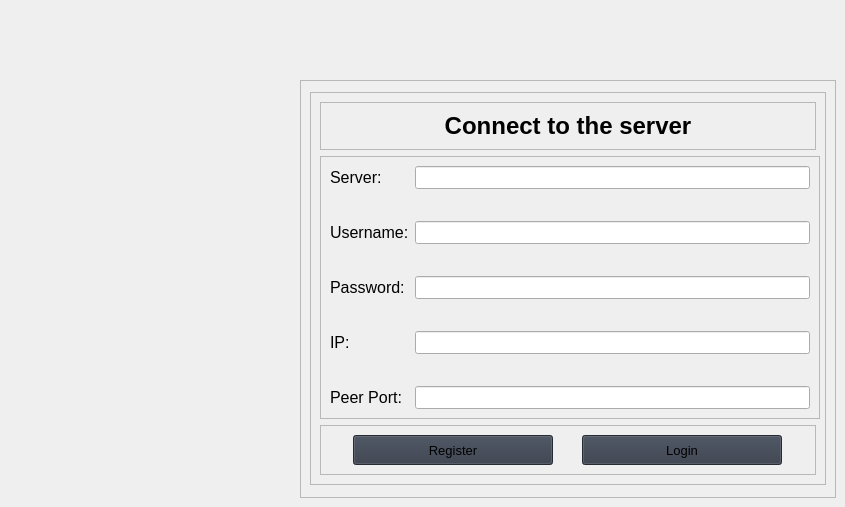
                     <widget class="QWidget" name="homePage">
                      <property name="styleSheet">
                       <string notr="true"/>
                      </property>
                      <widget class="QFrame" name="frame_11">
                       <property name="geometry">
                        <rect>
                         <x>300</x>
                         <y>80</y>
                         <width>536</width>
                         <height>418</height>
                        </rect>
                       </property>
                       <property name="frameShape">
                        <enum>QFrame::StyledPanel</enum>
                       </property>
                       <property name="frameShadow">
                        <enum>QFrame::Raised</enum>
                       </property>
                       <layout class="QVBoxLayout" name="verticalLayout_22">
                        <item alignment="Qt::AlignVCenter">
                         <widget class="QFrame" name="frame_13">
                          <property name="frameShape">
                           <enum>QFrame::StyledPanel</enum>
                          </property>
                          <property name="frameShadow">
                           <enum>QFrame::Raised</enum>
                          </property>
                          <layout class="QVBoxLayout" name="verticalLayout_23">
                           <item>
                            <widget class="QFrame" name="frame_15">
                             <property name="frameShape">
                              <enum>QFrame::StyledPanel</enum>
                             </property>
                             <property name="frameShadow">
                              <enum>QFrame::Raised</enum>
                             </property>
                             <layout class="QHBoxLayout" name="horizontalLayout_14">
                              <item>
                               <widget class="QLabel" name="loginLabel">
                                <property name="font">
                                 <font>
                                  <family>Segoe UI</family>
                                  <pointsize>-1</pointsize>
                                  <weight>87</weight>
                                  <italic>false</italic>
                                  <bold>true</bold>
                                 </font>
                                </property>
                                <property name="styleSheet">
                                 <string notr="true">QLabel {
	font-size: 24px;
	font-weight: 700;
}</string>
                                </property>
                                <property name="text">
                                 <string>Connect to the server</string>
                                </property>
                                <property name="alignment">
                                 <set>Qt::AlignCenter</set>
                                </property>
                               </widget>
                              </item>
                             </layout>
                            </widget>
                           </item>
                           <item>
                            <widget class="QFrame" name="frame_12">
                             <property name="minimumSize">
                              <size>
                               <width>500</width>
                               <height>0</height>
                              </size>
                             </property>
                             <property name="maximumSize">
                              <size>
                               <width>1000</width>
                               <height>16777215</height>
                              </size>
                             </property>
                             <property name="styleSheet">
                              <string notr="true">QLabel {
	font-size: 16px;
}
</string>
                             </property>
                             <property name="frameShape">
                              <enum>QFrame::StyledPanel</enum>
                             </property>
                             <property name="frameShadow">
                              <enum>QFrame::Raised</enum>
                             </property>
                             <layout class="QFormLayout" name="formLayout">
                              <item row="0" column="0">
                               <widget class="QLabel" name="serverLabel">
                                <property name="font">
                                 <font>
                                  <family>Segoe UI</family>
                                  <pointsize>-1</pointsize>
                                  <weight>50</weight>
                                  <italic>false</italic>
                                  <bold>false</bold>
                                 </font>
                                </property>
                                <property name="text">
                                 <string>Server:</string>
                                </property>
                               </widget>
                              </item>
                              <item row="0" column="1">
                               <widget class="QLineEdit" name="serverInput">
                                <property name="font">
                                 <font>
                                  <family>Segoe UI</family>
                                  <pointsize>10</pointsize>
                                  <weight>50</weight>
                                  <italic>false</italic>
                                  <bold>false</bold>
                                 </font>
                                </property>
                               </widget>
                              </item>
                              <item row="2" column="0">
                               <widget class="QLabel" name="usernameLabel">
                                <property name="font">
                                 <font>
                                  <family>Segoe UI</family>
                                  <pointsize>-1</pointsize>
                                  <weight>50</weight>
                                  <italic>false</italic>
                                  <bold>false</bold>
                                 </font>
                                </property>
                                <property name="text">
                                 <string>Username:</string>
                                </property>
                               </widget>
                              </item>
                              <item row="2" column="1">
                               <widget class="QLineEdit" name="usernameInput">
                                <property name="sizePolicy">
                                 <sizepolicy hsizetype="Maximum" vsizetype="Fixed">
                                  <horstretch>0</horstretch>
                                  <verstretch>0</verstretch>
                                 </sizepolicy>
                                </property>
                                <property name="maximumSize">
                                 <size>
                                  <width>500</width>
                                  <height>16777215</height>
                                 </size>
                                </property>
                                <property name="font">
                                 <font>
                                  <family>Segoe UI</family>
                                  <pointsize>10</pointsize>
                                  <weight>50</weight>
                                  <italic>false</italic>
                                  <bold>false</bold>
                                 </font>
                                </property>
                               </widget>
                              </item>
                              <item row="3" column="0">
                               <spacer name="verticalSpacer_2">
                                <property name="orientation">
                                 <enum>Qt::Vertical</enum>
                                </property>
                                <property name="sizeType">
                                 <enum>QSizePolicy::Fixed</enum>
                                </property>
                                <property name="sizeHint" stdset="0">
                                 <size>
                                  <width>40</width>
                                  <height>20</height>
                                 </size>
                                </property>
                               </spacer>
                              </item>
                              <item row="4" column="0">
                               <widget class="QLabel" name="passwordLabel">
                                <property name="font">
                                 <font>
                                  <family>Segoe UI</family>
                                  <pointsize>-1</pointsize>
                                  <weight>50</weight>
                                  <italic>false</italic>
                                  <bold>false</bold>
                                 </font>
                                </property>
                                <property name="text">
                                 <string>Password:</string>
                                </property>
                               </widget>
                              </item>
                              <item row="4" column="1">
                               <widget class="QLineEdit" name="passwordInput">
                                <property name="sizePolicy">
                                 <sizepolicy hsizetype="Maximum" vsizetype="Fixed">
                                  <horstretch>0</horstretch>
                                  <verstretch>0</verstretch>
                                 </sizepolicy>
                                </property>
                                <property name="maximumSize">
                                 <size>
                                  <width>500</width>
                                  <height>16777215</height>
                                 </size>
                                </property>
                                <property name="font">
                                 <font>
                                  <family>Segoe UI</family>
                                  <pointsize>10</pointsize>
                                  <weight>50</weight>
                                  <italic>false</italic>
                                  <bold>false</bold>
                                 </font>
                                </property>
                               </widget>
                              </item>
                              <item row="5" column="0">
                               <spacer name="verticalSpacer_3">
                                <property name="orientation">
                                 <enum>Qt::Vertical</enum>
                                </property>
                                <property name="sizeType">
                                 <enum>QSizePolicy::Fixed</enum>
                                </property>
                                <property name="sizeHint" stdset="0">
                                 <size>
                                  <width>40</width>
                                  <height>20</height>
                                 </size>
                                </property>
                               </spacer>
                              </item>
                              <item row="6" column="0">
                               <widget class="QLabel" name="ipLabel">
                                <property name="font">
                                 <font>
                                  <family>Segoe UI</family>
                                  <pointsize>-1</pointsize>
                                  <weight>50</weight>
                                  <italic>false</italic>
                                  <bold>false</bold>
                                 </font>
                                </property>
                                <property name="text">
                                 <string>IP:</string>
                                </property>
                               </widget>
                              </item>
                              <item row="6" column="1">
                               <widget class="QLineEdit" name="ipInput">
                                <property name="sizePolicy">
                                 <sizepolicy hsizetype="Maximum" vsizetype="Fixed">
                                  <horstretch>0</horstretch>
                                  <verstretch>0</verstretch>
                                 </sizepolicy>
                                </property>
                                <property name="maximumSize">
                                 <size>
                                  <width>500</width>
                                  <height>16777215</height>
                                 </size>
                                </property>
                                <property name="font">
                                 <font>
                                  <family>Segoe UI</family>
                                  <pointsize>10</pointsize>
                                  <weight>50</weight>
                                  <italic>false</italic>
                                  <bold>false</bold>
                                 </font>
                                </property>
                               </widget>
                              </item>
                              <item row="7" column="0">
                               <spacer name="verticalSpacer_4">
                                <property name="orientation">
                                 <enum>Qt::Vertical</enum>
                                </property>
                                <property name="sizeType">
                                 <enum>QSizePolicy::Fixed</enum>
                                </property>
                                <property name="sizeHint" stdset="0">
                                 <size>
                                  <width>40</width>
                                  <height>20</height>
                                 </size>
                                </property>
                               </spacer>
                              </item>
                              <item row="8" column="0">
                               <widget class="QLabel" name="peerportLabel">
                                <property name="font">
                                 <font>
                                  <family>Segoe UI</family>
                                  <pointsize>-1</pointsize>
                                  <weight>50</weight>
                                  <italic>false</italic>
                                  <bold>false</bold>
                                 </font>
                                </property>
                                <property name="text">
                                 <string>Peer Port:</string>
                                </property>
                               </widget>
                              </item>
                              <item row="8" column="1">
                               <widget class="QLineEdit" name="peerportInput">
                                <property name="sizePolicy">
                                 <sizepolicy hsizetype="Maximum" vsizetype="Fixed">
                                  <horstretch>0</horstretch>
                                  <verstretch>0</verstretch>
                                 </sizepolicy>
                                </property>
                                <property name="maximumSize">
                                 <size>
                                  <width>500</width>
                                  <height>16777215</height>
                                 </size>
                                </property>
                                <property name="font">
                                 <font>
                                  <family>Segoe UI</family>
                                  <pointsize>10</pointsize>
                                  <weight>50</weight>
                                  <italic>false</italic>
                                  <bold>false</bold>
                                 </font>
                                </property>
                               </widget>
                              </item>
                              <item row="1" column="0">
                               <spacer name="verticalSpacer_5">
                                <property name="orientation">
                                 <enum>Qt::Vertical</enum>
                                </property>
                                <property name="sizeType">
                                 <enum>QSizePolicy::Fixed</enum>
                                </property>
                                <property name="sizeHint" stdset="0">
                                 <size>
                                  <width>40</width>
                                  <height>20</height>
                                 </size>
                                </property>
                               </spacer>
                              </item>
                             </layout>
                            </widget>
                           </item>
                           <item>
                            <widget class="QFrame" name="frame_14">
                             <property name="maximumSize">
                              <size>
                               <width>1000</width>
                               <height>16777215</height>
                              </size>
                             </property>
                             <property name="frameShape">
                              <enum>QFrame::StyledPanel</enum>
                             </property>
                             <property name="frameShadow">
                              <enum>QFrame::Raised</enum>
                             </property>
                             <layout class="QHBoxLayout" name="horizontalLayout_13">
                              <item>
                               <widget class="QPushButton" name="registerBtn">
                                <property name="minimumSize">
                                 <size>
                                  <width>100</width>
                                  <height>30</height>
                                 </size>
                                </property>
                                <property name="maximumSize">
                                 <size>
                                  <width>200</width>
                                  <height>50</height>
                                 </size>
                                </property>
                                <property name="font">
                                 <font>
                                  <family>Segoe UI</family>
                                  <pointsize>10</pointsize>
                                  <weight>50</weight>
                                  <italic>false</italic>
                                  <bold>false</bold>
                                 </font>
                                </property>
                                <property name="styleSheet">
                                 <string notr="true">background-color: rgb(52, 59, 72);</string>
                                </property>
                                <property name="text">
                                 <string>Register</string>
                                </property>
                                <property name="icon">
                                 <iconset resource="resources.qrc">
                                  <normaloff>:/icons/images/icons/cil-user-follow.png</normaloff>:/icons/images/icons/cil-user-follow.png</iconset>
                                </property>
                               </widget>
                              </item>
                              <item>
                               <widget class="QPushButton" name="loginBtn">
                                <property name="minimumSize">
                                 <size>
                                  <width>100</width>
                                  <height>30</height>
                                 </size>
                                </property>
                                <property name="maximumSize">
                                 <size>
                                  <width>200</width>
                                  <height>50</height>
                                 </size>
                                </property>
                                <property name="font">
                                 <font>
                                  <family>Segoe UI</family>
                                  <pointsize>10</pointsize>
                                  <weight>50</weight>
                                  <italic>false</italic>
                                  <bold>false</bold>
                                 </font>
                                </property>
                                <property name="styleSheet">
                                 <string notr="true">background-color: rgb(52, 59, 72);</string>
                                </property>
                                <property name="text">
                                 <string>Login</string>
                                </property>
                                <property name="icon">
                                 <iconset resource="resources.qrc">
                                  <normaloff>:/icons/images/icons/cil-arrow-circle-right.png</normaloff>:/icons/images/icons/cil-arrow-circle-right.png</iconset>
                                </property>
                               </widget>
                              </item>
                             </layout>
                            </widget>
                           </item>
                          </layout>
                         </widget>
                        </item>
                       </layout>
                      </widget>
                     </widget>
